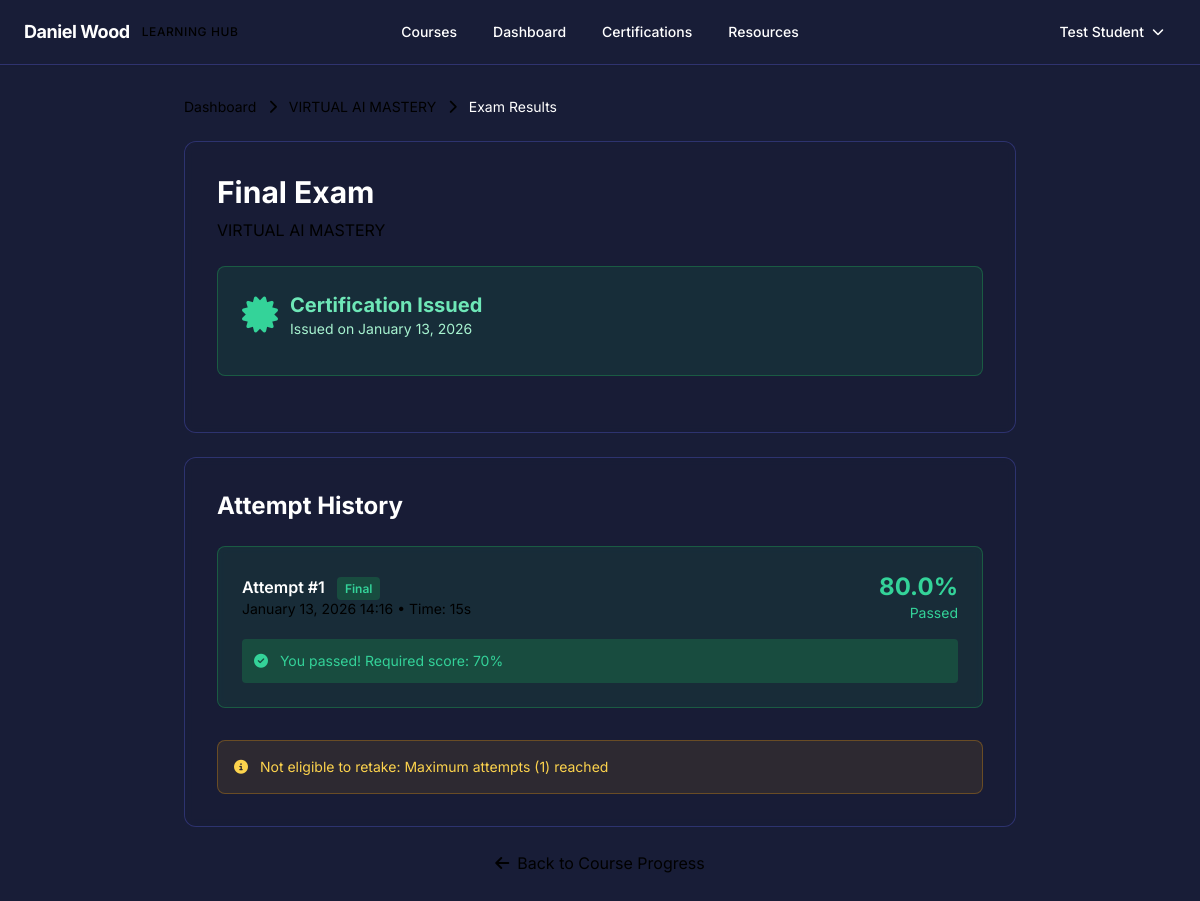
Screenshot of /my-dashboard/course/virtual-ai-mastery/exam-results/ (signed in) with the database file from the repository.
### myApp/models.py (models this page shows, shortened)
class Course(models.Model):
    COURSE_TYPE_CHOICES = [
        ('sprint', 'Sprint'),
        ('speaking', 'Speaking'),
        ('consultancy', 'Consultancy'),
        ('special', 'Special'),
    ]
    STATUS_CHOICES = [
        ('active', 'Active'),
        ('locked', 'Locked'),
        ('coming_soon', 'Coming Soon'),
    ]
    VISIBILITY_CHOICES = [
        ('public', 'Public'),
        ('members_only', 'Members Only'),
        ('hidden', 'Hidden'),
        ('private', 'Private'),
    ]
    ENROLLMENT_METHOD_CHOICES = [
        ('open', 'Open Enrollment'),
        ('purchase', 'Purchase Required'),
        ('invite_only', 'Invite Only'),
        ('cohort_only', 'Cohort Only'),
        ('subscription_only', 'Subscription Only'),
    ]
    ACCESS_DURATION_TYPE_CHOICES = [
        ('lifetime', 'Lifetime'),
        ('fixed_days', 'Fixed Days'),
        ('until_date', 'Until Date'),
        ('drip', 'Drip Content'),
    ]
    name = models.CharField(max_length=200)
    slug = models.SlugField(unique=True)
    course_type = models.CharField(max_length=20, choices=COURSE_TYPE_CHOICES, default='sprint')
    status = models.CharField(max_length=20, choices=STATUS_CHOICES, default='active')
    description = models.TextField()
    short_description = models.CharField(max_length=300, blank=True)
    thumbnail = models.ImageField(upload_to='courses/thumbnails/', blank=True, null=True)
    coach_name = models.CharField(max_length=100, blank=True)
    is_subscribers_only = models.BooleanField(default=False)
    is_accredible_certified = models.BooleanField(default=False)
    has_asset_templates = models.BooleanField(default=False)
    exam_unlock_days = models.IntegerField(default=0, help_text="Days after enrollment before exam unlocks")
    special_tag = models.CharField(max_length=100, blank=True, help_text="e.g., 'Black Friday 2025'")
    visibility = models.CharField(max_length=20, choices=VISIBILITY_CHOICES, default='public')
    enrollment_method = models.CharField(max_length=20, choices=ENROLLMENT_METHOD_CHOICES, default='open')
    access_duration_type = models.CharField(max_length=20, choices=ACCESS_DURATION_TYPE_CHOICES, default='lifetime')
    access_duration_days = models.IntegerField(null=True, blank=True, help_text="Duration in days if fixed_days")
    access_until_date = models.DateTimeField(null=True, blank=True, help_text="Expiration date if until_date")
    prerequisite_courses = models.ManyToManyField('self', symmetrical=False, blank=True)
    required_quiz_score = models.IntegerField(default=0, help_text="Required quiz score to unlock (0-100)")
    created_at = models.DateTimeField(auto_now_add=True)
    updated_at = models.DateTimeField(auto_now=True)
    class Meta:
        ordering = ['-created_at']

class Exam(models.Model):
    course = models.OneToOneField(Course, on_delete=models.CASCADE, related_name='exam')
    title = models.CharField(max_length=200)
    description = models.TextField(blank=True)
    passing_score = models.IntegerField(default=70, help_text="Minimum score to pass (0-100)")
    max_attempts = models.IntegerField(default=0, help_text="0 = unlimited")
    time_limit_minutes = models.IntegerField(null=True, blank=True, help_text="Time limit in minutes (null = no limit)")
    is_active = models.BooleanField(default=True)
    created_at = models.DateTimeField(auto_now_add=True)
    updated_at = models.DateTimeField(auto_now=True)

class Certification(models.Model):
    STATUS_CHOICES = [
        ('not_eligible', 'Not Eligible'),
        ('eligible', 'Eligible'),
        ('passed', 'Passed'),
        ('failed', 'Failed'),
    ]
    user = models.ForeignKey(User, on_delete=models.CASCADE)
    course = models.ForeignKey(Course, on_delete=models.CASCADE)
    status = models.CharField(max_length=20, choices=STATUS_CHOICES, default='not_eligible')
    accredible_certificate_id = models.CharField(max_length=200, blank=True)
    accredible_certificate_url = models.URLField(blank=True)
    issued_at = models.DateTimeField(null=True, blank=True)
    passing_exam_attempt = models.ForeignKey(ExamAttempt, on_delete=models.SET_NULL, null=True, blank=True)
    class Meta:
        unique_together = ['user', 'course']
        ordering = ['-issued_at']

class ExamAttempt(models.Model):
    user = models.ForeignKey(User, on_delete=models.CASCADE)
    exam = models.ForeignKey(Exam, on_delete=models.CASCADE)
    score = models.FloatField(help_text="Score percentage (0-100)")
    passed = models.BooleanField(default=False)
    started_at = models.DateTimeField(auto_now_add=True)
    completed_at = models.DateTimeField(null=True, blank=True)
    time_taken_seconds = models.IntegerField(null=True, blank=True)
    answers = models.JSONField(default=dict)
    is_final = models.BooleanField(default=False)
    class Meta:
        ordering = ['-completed_at']

### myApp/student_views.py (the view)
# urls.py: path('my-dashboard/course/<slug:course_slug>/exam-results/', student_views.student_exam_results, name='student_exam_results'),
@login_required
def student_exam_results(request, course_slug):
    course = get_object_or_404(Course, slug=course_slug)
    has_access, _, _ = has_course_access(request.user, course)
    if not has_access:
        from django.contrib import messages
        messages.error(request, 'You do not have access to this course.')
        return redirect('student_dashboard')
    if not hasattr(course, 'exam'):
        from django.contrib import messages
        messages.error(request, 'No exam available for this course.')
        return redirect('student_course_progress', course_slug=course_slug)
    exam = course.exam
    attempts = ExamAttempt.objects.filter(
        user=request.user,
        exam=exam
    ).order_by('-completed_at')
    certification = None
    try:
        certification = Certification.objects.get(user=request.user, course=course)
    except Certification.DoesNotExist:
        pass
    eligible, reason, missing = check_exam_eligibility(request.user, course)
    context = {
        'course': course,
        'exam': exam,
        'attempts': attempts,
        'certification': certification,
        'eligible': eligible,
        'eligibility_reason': reason,
    }
    return render(request, 'student/exam_results.html', context)

### myApp/utils/access.py (called while the page is built, shortened)
def has_course_access(user, course):
    if not user.is_authenticated:
        return False, None, "User not authenticated"
    access_records = CourseAccess.objects.filter(user=user, course=course)
    for access in access_records:
        if access.is_active():
            return True, access, f"Access via {access.get_source_display()}"
    if course.visibility == 'public' and course.enrollment_method == 'open':
        return True, None, "Public course"

### myApp/templates/student/exam_results.html (shortened to what this page needs)
{% extends 'base.html' %}
{% block content %}
<div class="min-h-screen py-8" style="background-color: #181d37;">
    <div class="max-w-4xl mx-auto px-4 sm:px-6 lg:px-8">
        <nav class="mb-6 text-sm text-slate-300">
            <a href="{% url 'student_dashboard' %}" class="hover:text-white">Dashboard</a>
            <i class="fas fa-chevron-right mx-2 text-slate-500"></i>
            <a href="{% url 'student_course_progress' course.slug %}" class="hover:text-white">{{ course.name }}</a>
            <i class="fas fa-chevron-right mx-2 text-slate-500"></i>
            <span class="text-white">Exam Results</span>
        </nav>
        <div class="rounded-xl border backdrop-blur-sm p-8 mb-6" style="border-color: rgba(99, 102, 241, 0.3); background-color: rgba(24, 29, 55, 0.5);">
            <h1 class="text-3xl font-bold text-white mb-2">{{ exam.title }}</h1>
            <p class="text-slate-300 mb-6">{{ course.name }}</p>
            {% if certification and certification.status == 'passed' %}
            <div class="p-6 border rounded-lg mb-6" style="border-color: rgba(34, 197, 94, 0.3); background-color: rgba(34, 197, 94, 0.1);">
                <div class="flex items-center gap-3 mb-3">
                    <i class="fas fa-certificate text-4xl text-emerald-400"></i>
                    <div>
                        <h3 class="text-xl font-bold text-emerald-300">Certification Issued</h3>
                        <p class="text-sm text-emerald-200">Issued on {{ certification.issued_at|date:"F d, Y" }}</p>
                    </div>
                </div>
            </div>
            {% endif %}
        </div>
        <div class="rounded-xl border backdrop-blur-sm p-8" style="border-color: rgba(99, 102, 241, 0.3); background-color: rgba(24, 29, 55, 0.5);">
            <h2 class="text-2xl font-bold text-white mb-6">Attempt History</h2>
            {% if attempts %}
            <div class="space-y-4">
                {% for attempt in attempts %}
                <div class="p-6 rounded-lg border backdrop-blur-sm" style="{% if attempt.passed %}border-color: rgba(34, 197, 94, 0.3); background-color: rgba(34, 197, 94, 0.1);{% else %}border-color: rgba(239, 68, 68, 0.3); background-color: rgba(239, 68, 68, 0.1);{% endif %}">
                    <div class="flex items-center justify-between mb-4">
                        <div>
                            <div class="font-semibold text-white">
                                Attempt #{{ forloop.revcounter }}
                                {% if attempt.is_final %}
                                <span class="ml-2 px-2 py-1 rounded text-xs" style="background-color: rgba(34, 197, 94, 0.2); color: #34d399;">Final</span>
                                {% endif %}
                            </div>
                            <div class="text-sm text-slate-300">
                                {{ attempt.completed_at|date:"F d, Y H:i" }}
                                {% if attempt.time_taken_seconds %}
                                • Time: {{ attempt.time_taken_seconds|floatformat:0 }}s
                                {% endif %}
                            </div>
                        </div>
                        <div class="text-right">
                            <div class="text-2xl font-bold {% if attempt.passed %}text-emerald-400{% else %}text-red-400{% endif %}">
                                {{ attempt.score|floatformat:1 }}%
                            </div>
                            <div class="text-sm {% if attempt.passed %}text-emerald-400{% else %}text-red-400{% endif %}">
                                {% if attempt.passed %}Passed{% else %}Failed{% endif %}
                            </div>
                        </div>
                    </div>
                    {% if attempt.passed %}
                    <div class="p-3 rounded text-sm" style="background-color: rgba(34, 197, 94, 0.2); color: #34d399;">
                        <i class="fas fa-check-circle mr-2"></i>
                        You passed! Required score: {{ exam.passing_score }}%
                    </div>
                    {% else %}
                    <div class="p-3 rounded text-sm" style="background-color: rgba(239, 68, 68, 0.2); color: #f87171;">
                        <i class="fas fa-times-circle mr-2"></i>
                        You did not pass. Required score: {{ exam.passing_score }}%
                    </div>
                    {% endif %}
                </div>
                {% endfor %}
            </div>
            {% else %}
            <div class="text-center py-12">
                <i class="fas fa-clipboard-list text-6xl text-slate-500 mb-4"></i>
                <p class="text-slate-300">No exam attempts yet.</p>
            </div>
            {% endif %}
            {% if eligible %}
            <div class="mt-8 text-center">
                <a href="{% url 'take_exam' course.slug %}"
                   class="inline-block px-8 py-4 bg-gradient-to-r from-cyan-500 to-purple-600 text-white rounded-xl font-semibold hover:shadow-lg hover:shadow-cyan-500/20 transition shadow-sm hover:shadow-md">
                    <i class="fas fa-redo mr-2"></i>Take Exam Again
                </a>
            </div>
            {% else %}
            <div class="mt-8 p-4 border rounded-lg" style="border-color: rgba(245, 158, 11, 0.3); background-color: rgba(245, 158, 11, 0.1);">
                <p class="text-sm text-amber-300">
                    <i class="fas fa-info-circle mr-2"></i>
                    Not eligible to retake: {{ eligibility_reason }}
                </p>
            </div>
            {% endif %}
        </div>
        <div class="mt-6 text-center">
            <a href="{% url 'student_course_progress' course.slug %}"
               class="text-slate-300 hover:text-white transition">
                <i class="fas fa-arrow-left mr-2"></i>Back to Course Progress
            </a>
        </div>
    </div>
</div>
{% endblock %}

### myApp/templates/base.html (shortened to what this page needs)
<!DOCTYPE html>
<html lang="en" class="h-full" style="scroll-behavior: smooth;">
<head>
    <script src="https://cdn.tailwindcss.com"></script>
    <link rel="stylesheet" href="https://cdnjs.cloudflare.com/ajax/libs/font-awesome/6.5.1/css/all.min.css" />
</head>
<body class="loading h-full antialiased font-sans" style="background-color: #181d37;">
    {% if user.is_authenticated %}
    <nav class="backdrop-blur-sm border-b sticky top-0 z-50 shadow-sm" style="background-color: #181d37; border-color: rgba(99, 102, 241, 0.3);">
        <div class="max-w-7xl mx-auto px-6">
            <div class="flex justify-between items-center h-16">
                <div class="flex items-center">
                    <a href="{% url 'home' %}" class="flex items-center space-x-3 group">
                        <span class="text-white font-bold text-lg tracking-tight group-hover:text-slate-200 transition-colors">Daniel Wood</span>
                        <span class="text-xs font-medium text-slate-400 uppercase tracking-wider">Learning Hub</span>
                    </a>
                </div>
                <div class="hidden md:flex items-center space-x-1 absolute left-1/2 transform -translate-x-1/2">
                    <a href="{% url 'courses' %}" class="px-4 py-2 text-sm font-medium text-white hover:text-cyan-400 hover:bg-slate-800 rounded-lg transition-all duration-200">
                        Courses
                    </a>
                    {% if user.is_staff %}
                    <a href="{% url 'dashboard_home' %}" class="px-4 py-2 text-sm font-medium text-white hover:text-cyan-400 hover:bg-slate-800 rounded-lg transition-all duration-200">
                        Dashboard
                    </a>
                    {% else %}
                    <a href="{% url 'student_dashboard' %}" class="px-4 py-2 text-sm font-medium text-white hover:text-cyan-400 hover:bg-slate-800 rounded-lg transition-all duration-200">
                        Dashboard
                    </a>
                    {% endif %}
                    <a href="{% url 'student_certifications' %}" class="px-4 py-2 text-sm font-medium text-white hover:text-cyan-400 hover:bg-slate-800 rounded-lg transition-all duration-200">
                        Certifications
                    </a>
                    <a href="{% url 'courses' %}" class="px-4 py-2 text-sm font-medium text-white hover:text-cyan-400 hover:bg-slate-800 rounded-lg transition-all duration-200">
                        Resources
                    </a>
                </div>
                <div class="flex items-center space-x-3">
                    <div class="relative group">
                        <button class="flex items-center space-x-2 px-3 py-2 text-sm font-medium text-white hover:bg-slate-800 rounded-lg transition-all duration-200 focus:outline-none focus:ring-2 focus:ring-cyan-500/50">
                            <span>{{ user.get_full_name|default:user.username }}</span>
                            <i class="fas fa-chevron-down text-xs text-slate-400 group-hover:text-slate-300 transition-transform duration-200 group-hover:rotate-180"></i>
                        </button>
                    </div>
                </div>
            </div>
        </div>
    </nav>
    {% endif %}
    <main class="min-h-screen">
        <div class="page-content" data-page-content="true">
            {% block content %}{% endblock %}
        </div>
    </main>
</body>
</html>

### rows the page displays
Course: name "VIRTUAL AI MASTERY"
Exam: title "Final Exam", passing_score "70"
Certification: issued_at "January 13, 2026"
ExamAttempt: is_final "Final", completed_at "January 13, 2026 14:16", time_taken_seconds "15", score "80.0", passed "Passed"

### other values shown
{{ user.get_full_name|default:user.username }} "Test Student"
{{ eligibility_reason }} "Maximum attempts (1) reached"
